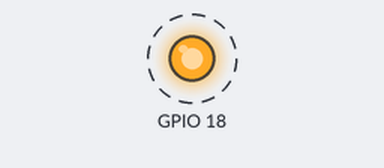
Recording of a program running on a simulated Raspberry Pi (BCM pin numbers). On the bench: output pins drawn as LEDs (lit = HIGH). Dashed ring = blinking.

Above: at 0.5 s.
Timing chart, 0 to 4.6 s (numbered marks = the images above):
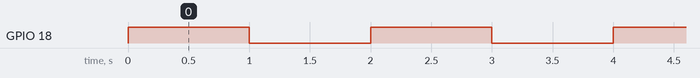

The program:

__flash_led.py
```python
import RPi.GPIO as GPIO
import time

GPIO.setmode(GPIO.BCM)       # chon kieu BCM
GPIO.setup(18, GPIO.OUT)     # thiet lap ngo ra

while True:                  # vong lap vo tan
  GPIO.output(18, GPIO.HIGH) # LED sang
  time.sleep(1)              # cho 1s
  GPIO.output(18, GPIO.LOW)  # LED tat
  time.sleep(1)              # cho 1s
```

Measured:
- by itself, GPIO 18: alternates HIGH for 1.0 s and LOW for 1.0 s
